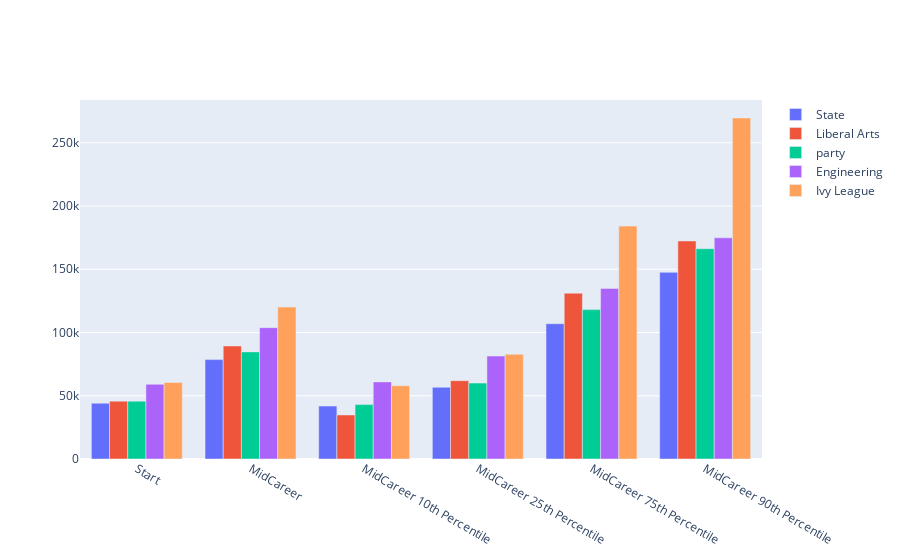

Notebook source saved alongside this figure:
### Code cell
# Next, we will compare mean salaries amount all school types.

x = ['Start','MidCareer','MidCareer 10th Percentile','MidCareer 25th Percentile','MidCareer 75th Percentile','MidCareer 90th Percentile']

fig = go.Figure(data=[
    go.Bar(name='State', x=x, y=df_state.mean()),
    go.Bar(name='Liberal Arts', x=x, y=df_LA.mean()),
    go.Bar(name='party', x=x, y=df_party.mean()),
    go.Bar(name='Engineering', x=x, y=df_eng.mean()),
    go.Bar(name='Ivy League', x=x, y=df_IL.mean())
])

fig.update_layout(barmode='group')
fig.show()

### Figure 1 — Plotly figure (JSON) as saved in the notebook; plotly's stock layout.template omitted (floating-point values rounded to 4 significant figures)
{"data": [{"name": "State", "type": "bar", "x": ["Start", "MidCareer", "MidCareer 10th Percentile", "MidCareer 25th Percentile", "MidCareer 75th Percentile", "MidCareer 90th Percentile"], "y": [44130.0, 78570.0, 41890.0, 56690.0, 107000.0, 147600.0]}, {"name": "Liberal Arts", "type": "bar", "x": ["Start", "MidCareer", "MidCareer 10th Percentile", "MidCareer 25th Percentile", "MidCareer 75th Percentile", "MidCareer 90th Percentile"], "y": [45750.0, 89380.0, 34810.0, 61940.0, 131100.0, 172400.0]}, {"name": "party", "type": "bar", "x": ["Start", "MidCareer", "MidCareer 10th Percentile", "MidCareer 25th Percentile", "MidCareer 75th Percentile", "MidCareer 90th Percentile"], "y": [45715, 84685, 43010.0, 60005, 118100, 166300.0]}, {"name": "Engineering", "type": "bar", "x": ["Start", "MidCareer", "MidCareer 10th Percentile", "MidCareer 25th Percentile", "MidCareer 75th Percentile", "MidCareer 90th Percentile"], "y": [59060.0, 103800.0, 60960.0, 81380.0, 134900.0, 174900.0]}, {"name": "Ivy League", "type": "bar", "x": ["Start", "MidCareer", "MidCareer 10th Percentile", "MidCareer 25th Percentile", "MidCareer 75th Percentile", "MidCareer 90th Percentile"], "y": [60475, 120125, 57900, 82790.0, 184125, 269625]}], "layout": {"barmode": "group"}}
